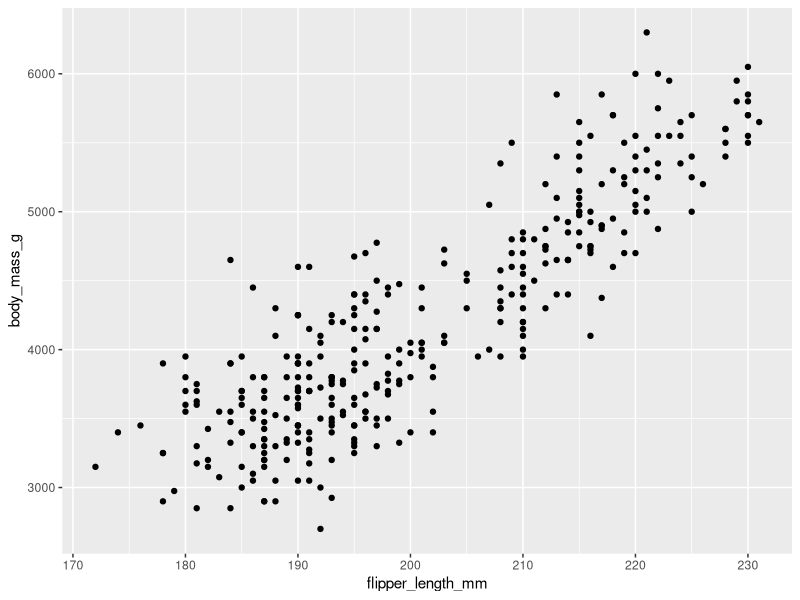
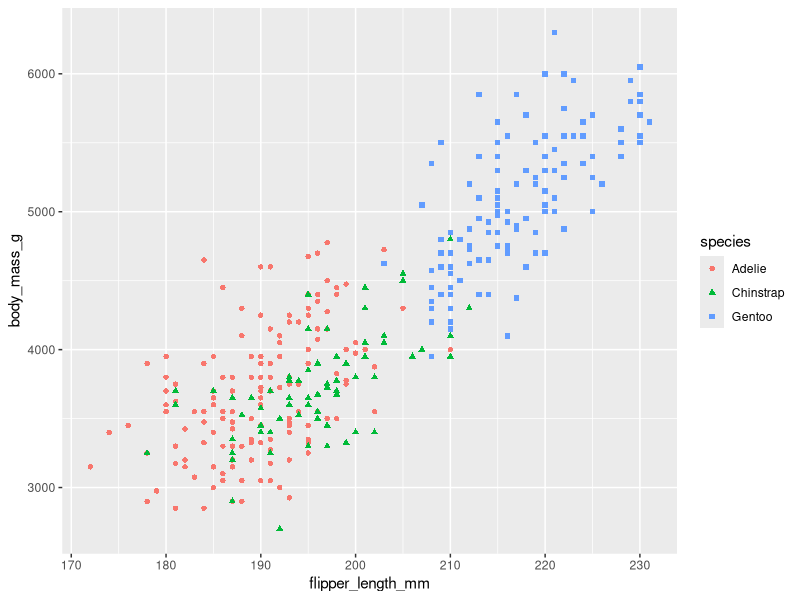
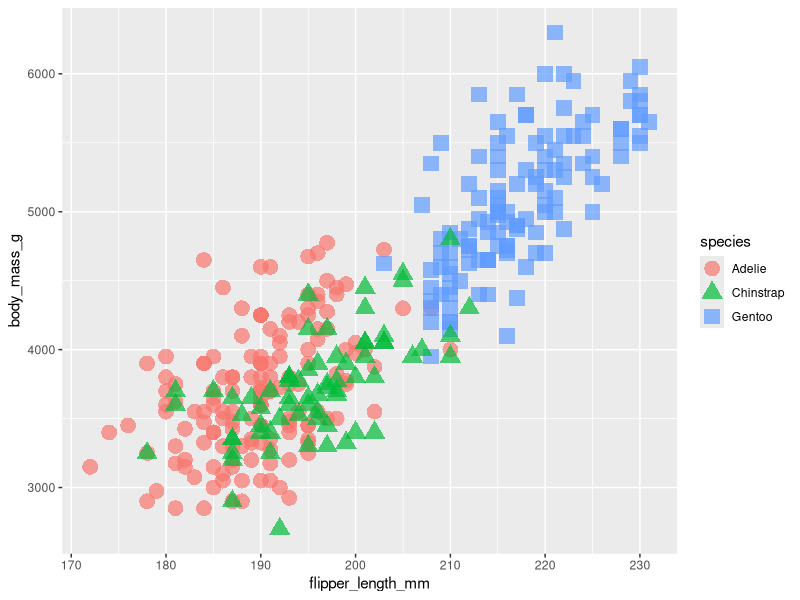
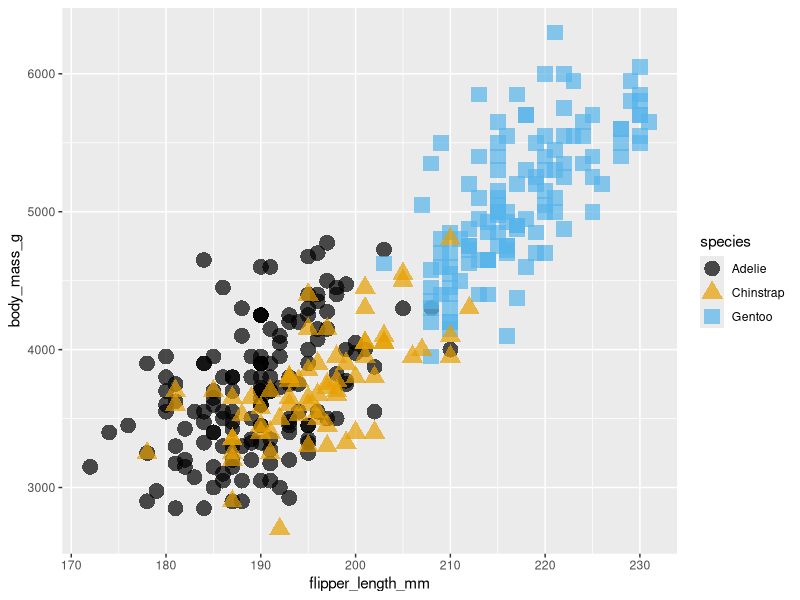
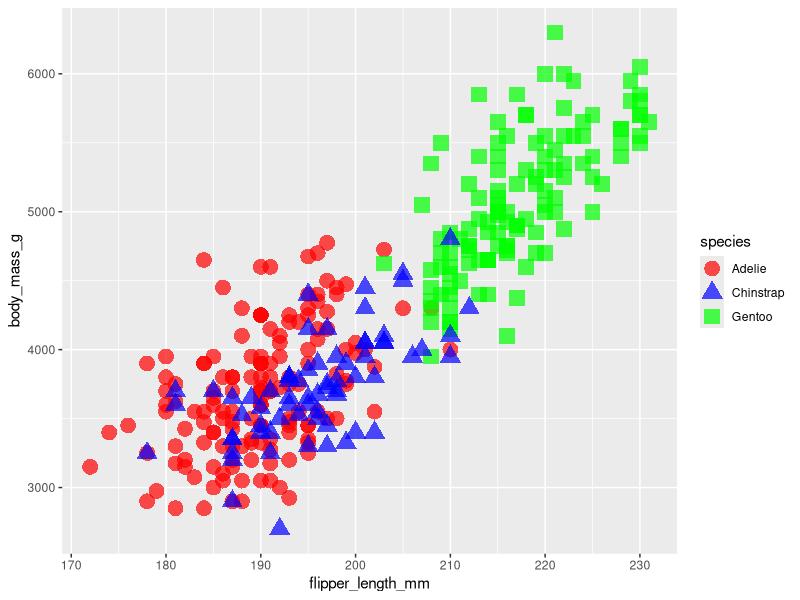
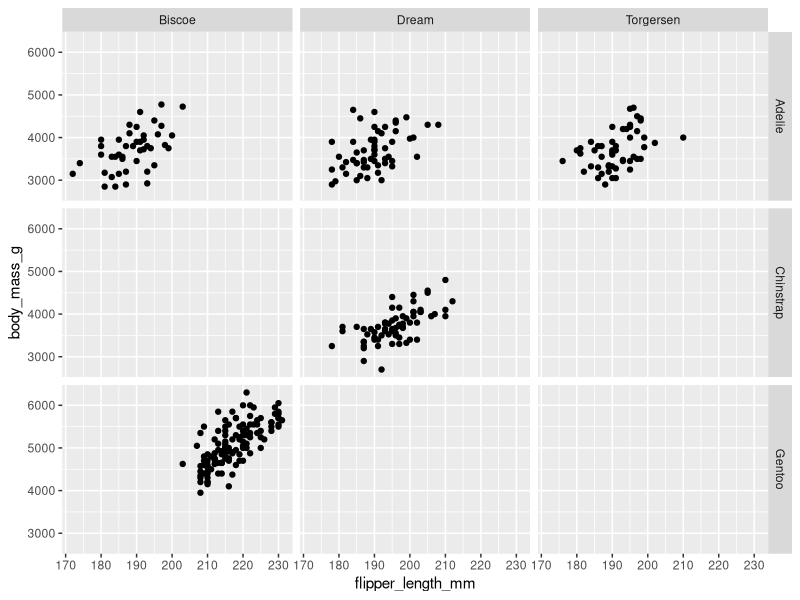
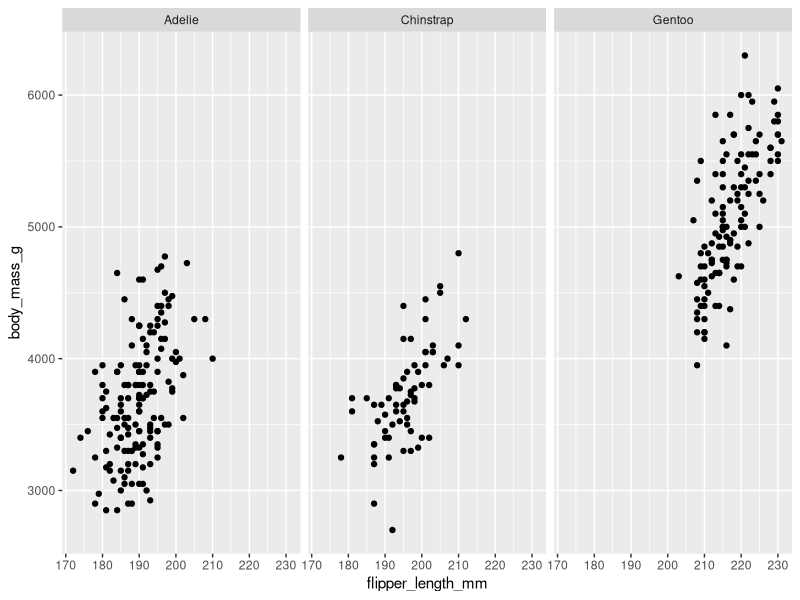
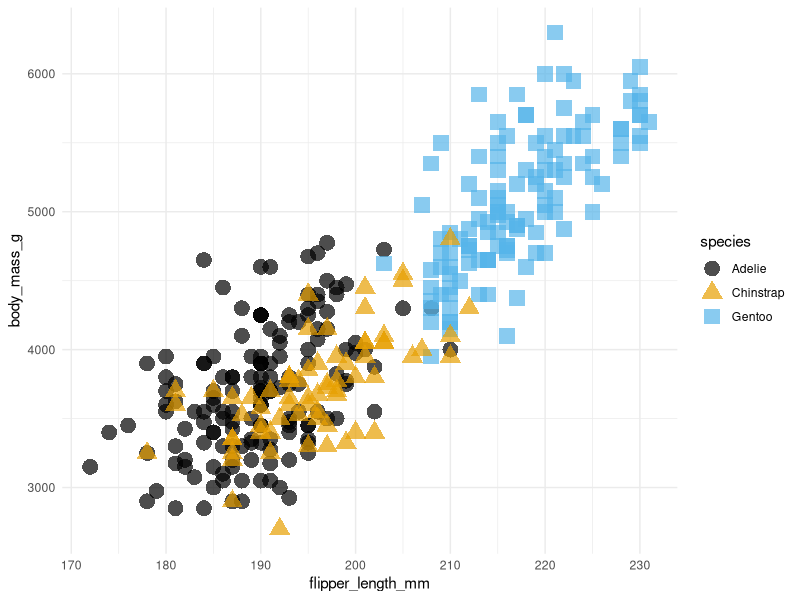

Write the R code that produced these figures, in order.
## ---- chunk 1
library(ggplot2)
library(ggthemes)
library(ggridges)
library(palmerpenguins)
## ---- chunk 2
head(penguins)
str(penguins)
## ---- chunk 3
ggplot(data = penguins,
       mapping = aes(x = flipper_length_mm, 
                     y = body_mass_g)) +
  geom_point()
## ---- chunk 4
ggplot(data = penguins,
       mapping = aes(x = flipper_length_mm, 
                     y = body_mass_g, 
                     color = species,
                     shape = species)) +
  geom_point()
## ---- chunk 5
ggplot(data = penguins,
       mapping = aes(x = flipper_length_mm, 
                     y = body_mass_g, 
                     color = species,
                     shape = species)) +
  geom_point(size = 5, alpha = 0.7)
## ---- chunk 6

ggplot(data = penguins,
       mapping = aes(x = flipper_length_mm, 
                     y = body_mass_g, 
                     color = species,
                     shape = species)) +
  geom_point(size = 5, alpha = 0.7) +
  scale_color_colorblind() 

## ---- chunk 7

ggplot(data = penguins,
       mapping = aes(x = flipper_length_mm, 
                     y = body_mass_g, 
                     color = species,
                     shape = species)) +
  geom_point(size = 5, alpha = 0.7) +
  scale_color_manual(values = c("red", "blue", "green")) 

## ---- chunk 8
ggplot(data = penguins,
       mapping = aes(x = flipper_length_mm,
                     y = body_mass_g)) +
  geom_point() +
  facet_grid(species ~ island)
## ---- chunk 9
ggplot(data = penguins,
       mapping = aes(x = flipper_length_mm,
                     y = body_mass_g)) +
  geom_point() +
  facet_wrap(~species)
## ---- chunk 10

ggplot(data = penguins,
       mapping = aes(x = flipper_length_mm, 
                     y = body_mass_g, 
                     color = species,
                     shape = species)) +
  geom_point(size = 5, alpha = 0.7) +
  scale_color_colorblind() +
  theme_minimal()

## ---- chunk 11
ggplot(data = penguins,
       mapping = aes(x = species)) +
  geom_bar()
## ---- chunk 12
ggplot(data = penguins,
       mapping = aes(x = species,
                     fill = island)) +
  geom_bar()
## ---- chunk 13
ggplot(data = penguins,
       mapping = aes(x = body_mass_g)) +
  geom_histogram()
## ---- chunk 14
ggplot(data = penguins,
       mapping = aes(x = body_mass_g,
                     fill = species)) +
  geom_histogram()
## ---- chunk 15
ggplot(data = penguins,
       mapping = aes(x = body_mass_g,
                     fill = species)) +
  geom_density()
## ---- chunk 16
ggplot(data = penguins,
       mapping = aes(x = body_mass_g,
                     y = species,
                     fill = species)) +
  geom_density_ridges()
